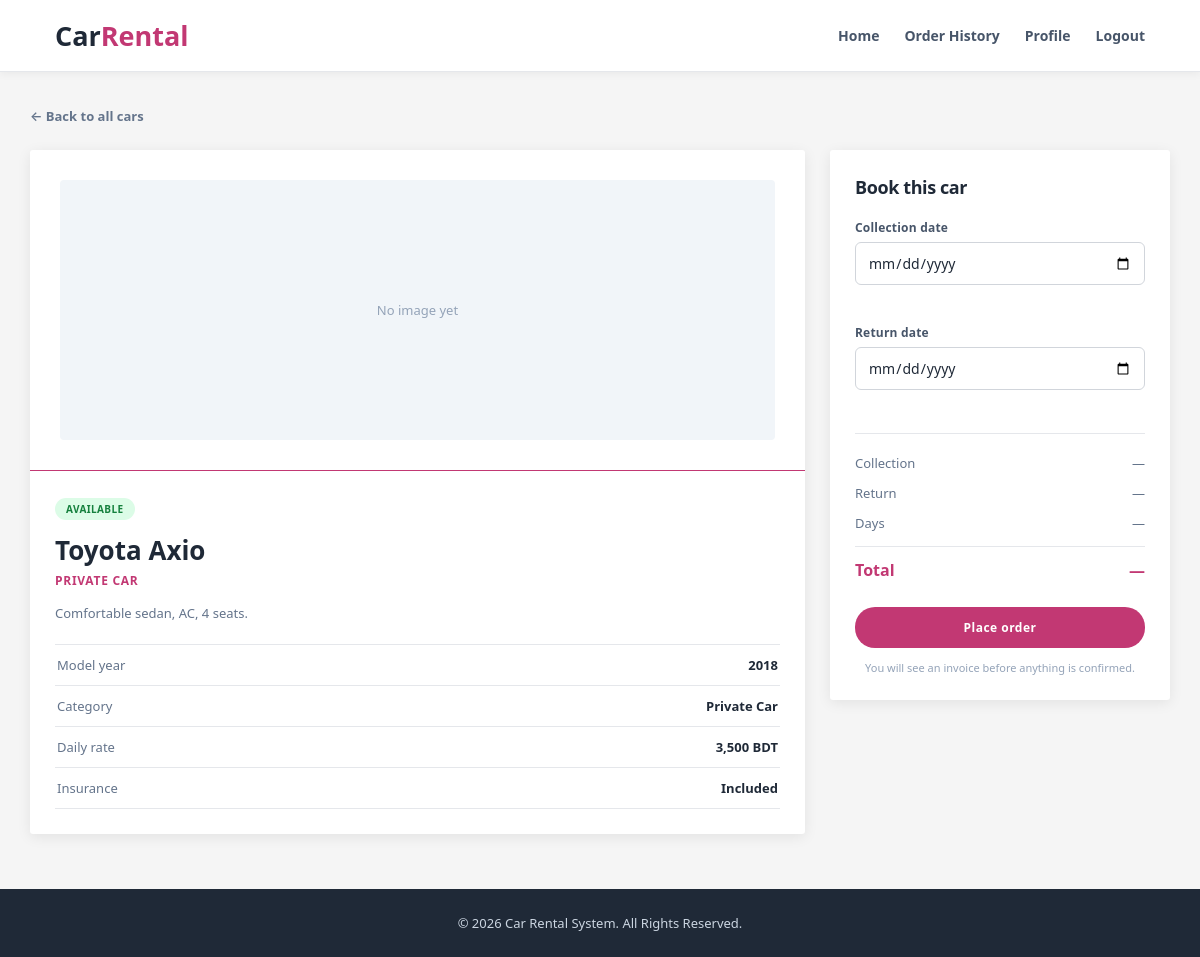
Page /views/car_details.php?id=1 (signed in) on the committed database.
### tables this page shows
CREATE TABLE `cars` (
  `id` int(10) UNSIGNED NOT NULL,
  `NAME` varchar(100) NOT NULL,
  `model` varchar(100) NOT NULL,
  `TYPE` varchar(50) NOT NULL,
  `price_per_day` decimal(10,2) NOT NULL,
  `availability_status` enum('available','unavailable') NOT NULL DEFAULT 'available',
  `image_path` varchar(255) DEFAULT NULL,
  `description` text DEFAULT NULL,
  `created_at` timestamp NOT NULL DEFAULT current_timestamp()
);

### controllers/car_control.php (called while the page is built, shortened)
<?php
require_once __DIR__ . "/../models/db.php";
$carId = 0;
if (isset($_POST["car_id"]) && is_numeric($_POST["car_id"])) {
    $carId = (int) $_POST["car_id"];
} else if (isset($_GET["id"]) && is_numeric($_GET["id"])) {
    $carId = (int) $_GET["id"];
}
$db   = new mydb();
$conn = $db->openConn();
$car = $db->findCarById($conn, $carId);
$pricePerDay = $car["price_per_day"];
$startDate = "";
$endDate   = "";
$startDateError = "";
$endDateError   = "";

### models/db.php (called while the page is built, shortened)
<?php
class mydb
{
    function findCarById($conn, $carId)
    {
        $sql = "SELECT id, NAME AS name, model, TRIM(TYPE) AS type,
                       price_per_day, availability_status,
                       image_path, IFNULL(description, '') AS description
                FROM cars
                WHERE id = ?
                LIMIT 1";
        $stmt = $conn->prepare($sql);
        $stmt->bind_param("i", $carId);
        $stmt->execute();
        $result = $stmt->get_result();
        $row    = $result->fetch_assoc();
        return $row;
    }
}

### views/car_details.php (the view, shortened to what this page needs)
<?php
require_once __DIR__ . "/../controllers/car_control.php";
?>
<!DOCTYPE html>
<html lang="en">
<head>
    <link rel="stylesheet" href="../public/css/style.css">
</head>
<body class="homepage">
    <header class="homepage-header">
        <div class="logo">
            Car<span>Rental</span>
        </div>
        <nav>
            <a href="homepage.php">Home</a>
            <a href="order_history.php">Order History</a>
            <a href="profile.php">Profile</a>
            <a href="../controllers/login_control.php?logout=true">Logout</a>
        </nav>
    </header>
    <main class="rental-container">
        <a href="homepage.php" class="back-link">&larr; Back to all cars</a>
        <section class="detail-layout">
            <article class="detail-card">
                <div class="detail-image">
                    <?php $imageFile = "../public/uploads/cars/" . $car["image_path"]; ?>
                    <?php if ($car["image_path"] != "" && file_exists($imageFile)) { ?>
                        <img
                            src="<?php echo htmlspecialchars($imageFile); ?>"
                            alt="<?php echo htmlspecialchars($car["name"]); ?>"
                        >
                    <?php } else { ?>
                        <div class="no-image">No image yet</div>
                    <?php } ?>
                </div>
                <div class="detail-body">
                    <?php if ($car["availability_status"] == "available") { ?>
                        <span class="badge badge-available">Available</span>
                    <?php } else { ?>
                        <span class="badge badge-unavailable">Unavailable</span>
                    <?php } ?>
                    <h1><?php echo htmlspecialchars($car["name"]); ?></h1>
                    <p class="detail-type"><?php echo htmlspecialchars($car["type"]); ?></p>
                    <p class="description"><?php echo htmlspecialchars($car["description"]); ?></p>
                    <dl class="spec-list">
                        <div class="spec">
                            <dt>Model year</dt>
                            <dd><?php echo htmlspecialchars($car["model"]); ?></dd>
                        </div>
                        <div class="spec">
                            <dt>Category</dt>
                            <dd><?php echo htmlspecialchars($car["type"]); ?></dd>
                        </div>
                        <div class="spec">
                            <dt>Daily rate</dt>
                            <dd><?php echo number_format($pricePerDay); ?> BDT</dd>
                        </div>
                        <div class="spec">
                            <dt>Insurance</dt>
                            <dd>Included</dd>
                        </div>
                    </dl>
                </div>
            </article>
            <aside class="order-panel">
                <h2>Book this car</h2>
                <form class="order-form" method="post" action="" id="orderForm"
                      onsubmit="return validateOrderForm();" novalidate>
                    <div class="form-group<?php if ($startDateError != "") { echo " invalid"; } ?>">
                        <label for="start_date">Collection date</label>
                        <input type="date" id="start_date" name="start_date"
                               value="<?php echo htmlspecialchars($startDate); ?>">
                        <span class="error" id="startDateError"><?php echo htmlspecialchars($startDateError); ?></span>
                    </div>
                    <div class="form-group<?php if ($endDateError != "") { echo " invalid"; } ?>">
                        <label for="end_date">Return date</label>
                        <input type="date" id="end_date" name="end_date"
                               value="<?php echo htmlspecialchars($endDate); ?>">
                        <span class="error" id="endDateError"><?php echo htmlspecialchars($endDateError); ?></span>
                    </div>
                    <div class="summary">
                        <div class="summary-row">
                            <span>Collection</span>
                            <span id="sOut">&mdash;</span>
                        </div>
                        <div class="summary-row">
                            <span>Return</span>
                            <span id="sIn">&mdash;</span>
                        </div>
                        <div class="summary-row">
                            <span>Days</span>
                            <span id="sDays">&mdash;</span>
                        </div>
                        <div class="summary-row summary-total">
                            <span>Total</span>
                            <span id="sTotal">&mdash;</span>
                        </div>
                    </div>
                    <button type="submit" class="primary-button">Place order</button>
                    <p class="note">
                        You will see an invoice before anything is confirmed.
                    </p>
                </form>
            </aside>
        </section>
    </main>
    <footer class="homepage-footer">
        <p>&copy; 2026 Car Rental System. All Rights Reserved.</p>
    </footer>
</body>
</html>

### rows in the picture
cars: NAME "Toyota Axio", model "2018", price_per_day "3,500"

### other values in the picture
$car["type"] "PRIVATE CAR"
$car["description"] "Comfortable sedan, AC, 4 seats."
$car["type"] "Private Car"
